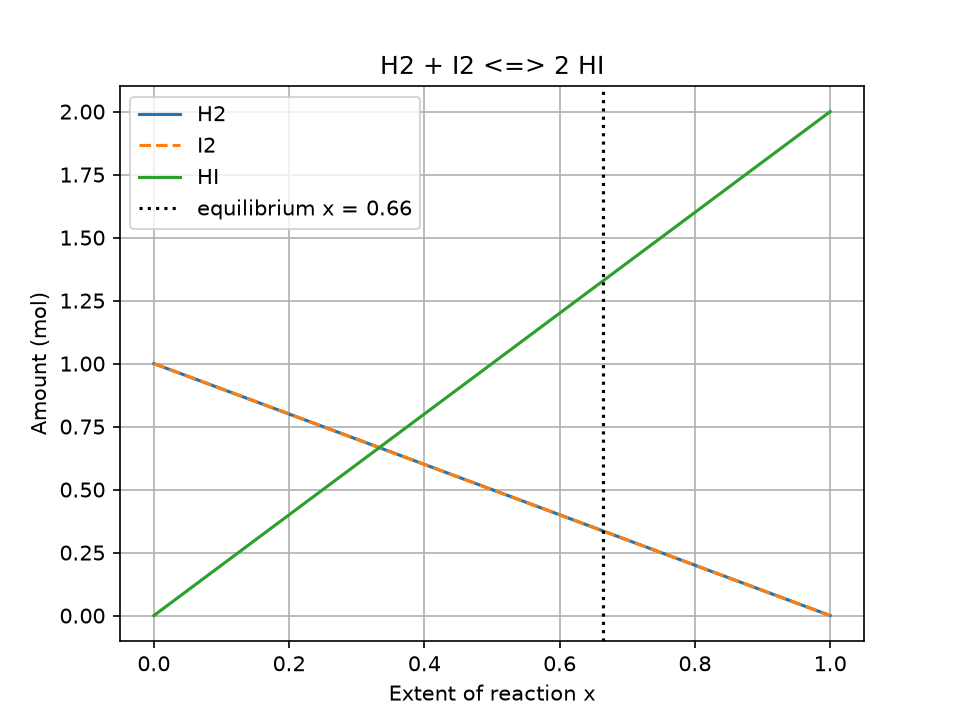

Python code for this plot:
"""PW2 Lab B, Part 4: chemical equilibrium H2 + I2 <=> 2 HI."""
import numpy as np
import matplotlib.pyplot as plt
from scipy.optimize import newton, minimize

K = 15.6


def k_imbalance(x):
    """Zero at equilibrium."""
    return (2 * x) ** 2 / ((1 - x) * (1 - x)) - K


# Way 1: root-finding with Newton
x_newton = newton(k_imbalance, 0.5)

# Way 2: minimise the squared imbalance with SLSQP
res = minimize(lambda x: k_imbalance(x[0]) ** 2, x0=0.5,
               method="SLSQP", bounds=[(0, 0.999)])
x_slsqp = res.x[0]

print(f"Newton: x = {x_newton:.4f}")
print(f"SLSQP : x = {x_slsqp:.4f}")

x_eq = x_newton
print("\nEquilibrium amounts (mol):")
print(f"H2 = {1 - x_eq:.3f}")
print(f"I2 = {1 - x_eq:.3f}")
print(f"HI = {2 * x_eq:.3f}")

# plot how the amounts change with x
x = np.linspace(0, 1, 200)
plt.plot(x, 1 - x, label="H2")
plt.plot(x, 1 - x, "--", label="I2")
plt.plot(x, 2 * x, label="HI")
plt.axvline(x_eq, color="black", linestyle=":", label=f"equilibrium x = {x_eq:.2f}")
plt.xlabel("Extent of reaction x")
plt.ylabel("Amount (mol)")
plt.title("H2 + I2 <=> 2 HI")
plt.legend()
plt.grid(True)
plt.savefig("equilibrium.png", dpi=150)
